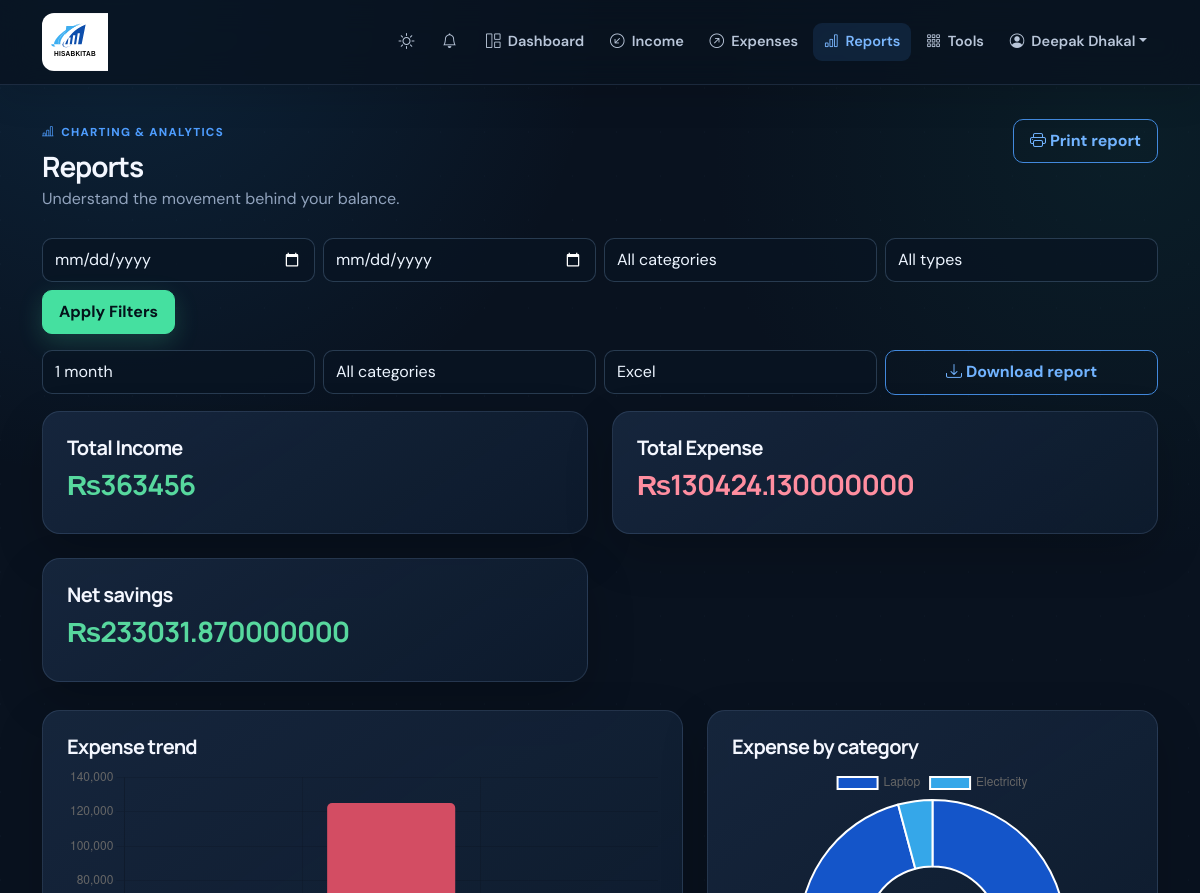
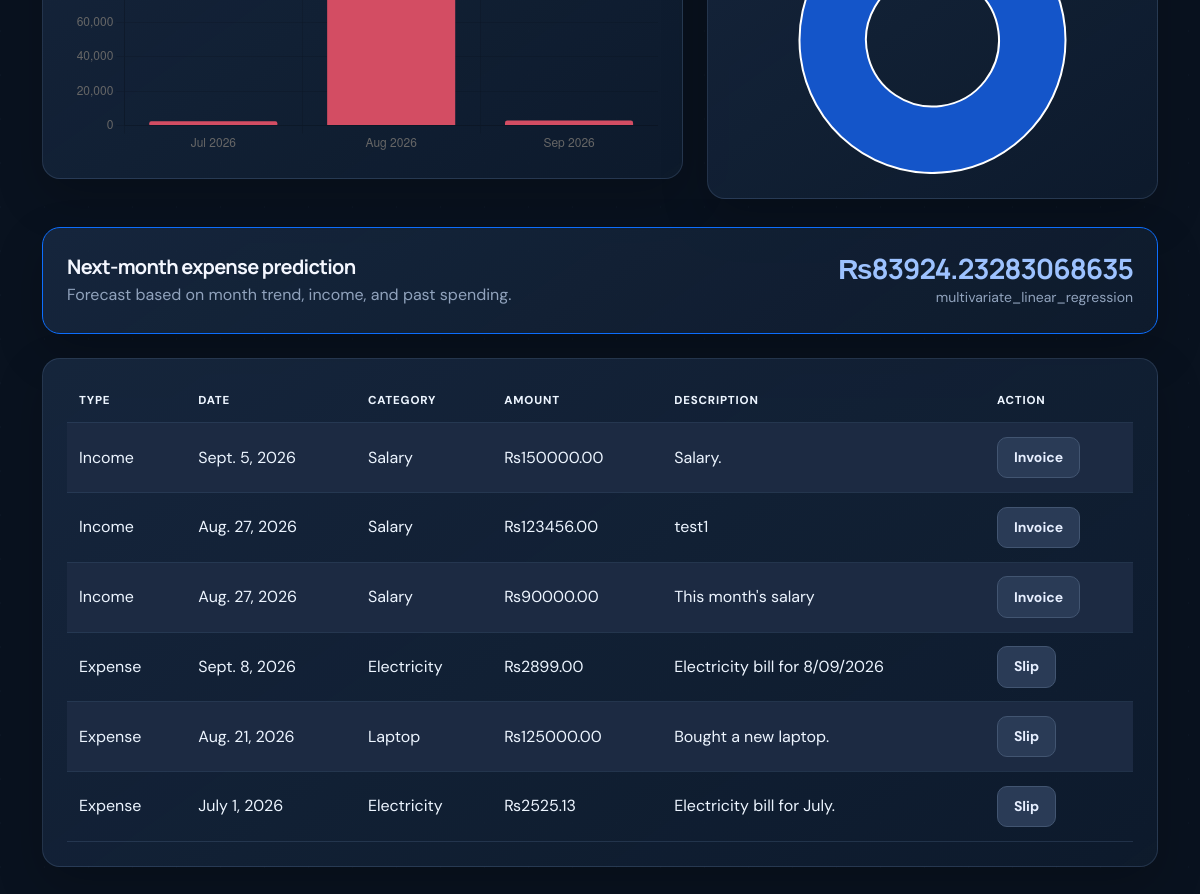
The page /reports/ (signed in) on the database its author committed (2 pictures, top to bottom).
### finance/models.py (models this page shows, shortened)
class User(AbstractUser):
    full_name = models.CharField(max_length=150, blank=True)
    email = models.EmailField(unique=True, validators=[validate_com_email])
    phone_number = models.CharField(max_length=16, unique=True, blank=True, null=True)
    reporting_currency = models.CharField(max_length=10, default='USD')
    profile_picture = models.ImageField(upload_to='profile_pictures/', blank=True)
    onboarding_complete = models.BooleanField(default=False)

class Income(models.Model):
    CURRENCY_CHOICES = (
        ('USD', 'US Dollar'),
        ('AUD', 'Australian Dollar'),
        ('EUR', 'Euro'),
        ('GBP', 'Pound Sterling'),
        ('IC', 'IC'),
        ('NPR', 'Nepalese Rupee'),
    )
    user = models.ForeignKey(User, on_delete=models.CASCADE, related_name='incomes')
    category = models.ForeignKey(Category, on_delete=models.PROTECT, related_name='incomes')
    amount = models.DecimalField(max_digits=10, decimal_places=2)
    currency = models.CharField(max_length=10, choices=CURRENCY_CHOICES, default='USD')
    date = models.DateField()
    description = models.CharField(max_length=255, blank=True)
    account = models.ForeignKey(Account, on_delete=models.SET_NULL, null=True, blank=True, related_name='incomes')
    tags = models.ManyToManyField(TransactionTag, blank=True, related_name='incomes')
    receipt = models.FileField(upload_to='receipts/income/', blank=True)
    created_at = models.DateTimeField(auto_now_add=True)
    updated_at = models.DateTimeField(auto_now=True)
    class Meta:
        ordering = ['-date', '-created_at']
        constraints = [
            models.CheckConstraint(condition=models.Q(amount__gt=0), name='income_amount_positive'),
        ]
    @property
    def currency_symbol(self):
        return {
            'USD': '$',
            'AUD': 'A$',
            'EUR': '€',
            'GBP': '£',
            'IC': 'IC',
            'NPR': '₨',
        }.get(self.currency, self.currency)

class Category(models.Model):
    CATEGORY_TYPES = (
        ('income', 'Income'),
        ('expense', 'Expense'),
    )
    user = models.ForeignKey(User, on_delete=models.CASCADE, related_name='categories')
    name = models.CharField(max_length=100)
    type = models.CharField(max_length=10, choices=CATEGORY_TYPES)
    created_at = models.DateTimeField(auto_now_add=True)
    class Meta:
        ordering = ['name']
        unique_together = ('user', 'name', 'type')

class Expense(models.Model):
    PAYMENT_METHODS = (
        ('Cash', 'Cash'),
        ('Card', 'Card'),
        ('Bank Transfer', 'Bank Transfer'),
        ('Digital Wallet', 'Digital Wallet'),
    )
    CURRENCY_CHOICES = (
        ('USD', 'US Dollar'),
        ('AUD', 'Australian Dollar'),
        ('EUR', 'Euro'),
        ('GBP', 'Pound Sterling'),
        ('IC', 'IC'),
        ('NPR', 'Nepalese Rupee'),
    )
    user = models.ForeignKey(User, on_delete=models.CASCADE, related_name='expenses')
    category = models.ForeignKey(Category, on_delete=models.PROTECT, related_name='expenses')
    amount = models.DecimalField(max_digits=10, decimal_places=2)
    currency = models.CharField(max_length=10, choices=CURRENCY_CHOICES, default='USD')
    date = models.DateField()
    description = models.CharField(max_length=255, blank=True)
    payment_method = models.CharField(max_length=30, choices=PAYMENT_METHODS, blank=True)
    account = models.ForeignKey(Account, on_delete=models.SET_NULL, null=True, blank=True, related_name='expenses')
    tags = models.ManyToManyField(TransactionTag, blank=True, related_name='expenses')
    receipt = models.FileField(upload_to='receipts/expense/', blank=True)
    created_at = models.DateTimeField(auto_now_add=True)
    updated_at = models.DateTimeField(auto_now=True)
    class Meta:
        ordering = ['-date', '-created_at']
        constraints = [
            models.CheckConstraint(condition=models.Q(amount__gt=0), name='expense_amount_positive'),
        ]
    @property
    def currency_symbol(self):
        return {
            'USD': '$',
            'AUD': 'A$',
            'EUR': '€',
            'GBP': '£',
            'IC': 'IC',
            'NPR': '₨',
        }.get(self.currency, self.currency)

### finance/views.py (the view)
# urls.py: path('reports/', views.reports, name='reports'),
@login_required
def reports(request):
    incomes = Income.objects.filter(user=request.user)
    expenses = Expense.objects.filter(user=request.user)
    if request.GET.get('start_date'):
        incomes = incomes.filter(date__gte=request.GET['start_date'])
        expenses = expenses.filter(date__gte=request.GET['start_date'])
    if request.GET.get('end_date'):
        incomes = incomes.filter(date__lte=request.GET['end_date'])
        expenses = expenses.filter(date__lte=request.GET['end_date'])
    if request.GET.get('category'):
        incomes = incomes.filter(category_id=request.GET['category'])
        expenses = expenses.filter(category_id=request.GET['category'])
    if request.GET.get('type'):
        if request.GET['type'] == 'income':
            expenses = Expense.objects.none()
        elif request.GET['type'] == 'expense':
            incomes = Income.objects.none()
    income_total = incomes.aggregate(total=Sum('amount'))['total'] or Decimal('0')
    expense_total = expenses.aggregate(total=Sum('amount'))['total'] or Decimal('0')
    current_currency_symbol = _get_display_currency_symbol([], incomes, expenses)
    expense_prediction = _predict_next_month_expense(request.user)
    monthly_rows = list(expenses.values('date').annotate(total=Sum('amount')).order_by('date'))
    category_rows = list(expenses.values('category__name').annotate(total=Sum('amount')).order_by('-total'))
    return render(request, 'finance/reports.html', {
        'income_total': income_total,
        'expense_total': expense_total,
        'categories': Category.objects.filter(user=request.user),
        'incomes': incomes,
        'expenses': expenses,
        'current_currency_symbol': current_currency_symbol,
        'expense_prediction': expense_prediction,
        'report_net': income_total - expense_total,
        'chart_months': json.dumps([row['date'].strftime('%b %Y') for row in monthly_rows]),
        'chart_expenses': json.dumps([float(row['total']) for row in monthly_rows]),
        'chart_category_labels': json.dumps([row['category__name'] for row in category_rows]),
        'chart_category_values': json.dumps([float(row['total']) for row in category_rows]),
    })

### finance/context_processors.py (called while the page is built)
def notifications(request):
    if not request.user.is_authenticated:
        return {}
    notification_qs = request.user.notifications.filter(is_read=False)
    return {
        'unread_notifications': notification_qs[:5],
        'unread_notification_count': notification_qs.count(),
    }

### finance/views.py (called while the page is built)
def _get_display_currency_symbol(recent_transactions, income_qs, expense_qs):
    for transaction in recent_transactions:
        if hasattr(transaction, 'currency_symbol'):
            return transaction.currency_symbol
    first_income = income_qs.first()
    if first_income is not None:
        return first_income.currency_symbol
    first_expense = expense_qs.first()
    if first_expense is not None:
        return first_expense.currency_symbol
    return '$'

### finance/templates/finance/reports.html (shortened to what this page needs)
{% extends 'finance/base.html' %}
{% block content %}
<div class="page-header d-flex justify-content-between align-items-start gap-3"><div><span class="eyebrow"><i class="bi bi-bar-chart-line"></i> Charting & analytics</span><h1 class="page-title">Reports</h1><p class="page-subtitle">Understand the movement behind your balance.</p></div><button class="btn btn-outline-primary" type="button" onclick="window.print()"><i class="bi bi-printer me-1"></i>Print report</button></div>
<form method="get" class="row g-2 mb-3">
    <div class="col-md-3">
        <input id="reports_start_date" type="date" class="form-control" name="start_date" value="{{ request.GET.start_date }}" placeholder="Start date">
    </div>
    <div class="col-md-3">
        <input id="reports_end_date" type="date" class="form-control" name="end_date" value="{{ request.GET.end_date }}" placeholder="End date">
    </div>
    <div class="col-md-3">
        <select id="reports_category" class="form-select" name="category"><option value="">All categories</option></select>
    </div>
    <div class="col-md-3">
        <select id="reports_type" class="form-select" name="type"><option value="">All types</option><option value="income">Income</option><option value="expense">Expense</option></select>
    </div>
    <div class="col-md-12"><button class="btn btn-primary" type="submit">Apply Filters</button></div>
</form>
<form method="get" action="{% url 'export_transactions' %}" class="row g-2 mb-3 no-print">
    <div class="col-md-3">
        <select id="exp_period" name="period" class="form-select">
            <option value="1">1 month</option>
        </select>
    </div>
    <div class="col-md-3">
        <select id="exp_category" name="category" class="form-select">
            <option value="">All categories</option>
        </select>
    </div>
    <div class="col-md-3">
        <select id="exp_format" name="format" class="form-select">
            <option value="excel">Excel</option>
        </select>
    </div>
    <div class="col-md-3"><button class="btn btn-outline-primary w-100" type="submit"><i class="bi bi-download me-1"></i>Download report</button></div>
</form>
<div class="row g-4">
    <div class="col-md-6"><div class="card shadow-sm p-4"><h5>Total Income</h5><h3 class="text-success">{{ current_currency_symbol }}{{ income_total }}</h3></div></div>
    <div class="col-md-6"><div class="card shadow-sm p-4"><h5>Total Expense</h5><h3 class="text-danger">{{ current_currency_symbol }}{{ expense_total }}</h3></div></div>
    <div class="col-md-6"><div class="card shadow-sm p-4"><h5>Net savings</h5><h3 class="{% if report_net >= 0 %}text-success{% else %}text-danger{% endif %}">{{ current_currency_symbol }}{{ report_net }}</h3></div></div>
</div>
<div class="row g-4 mt-1">
    <div class="col-lg-7"><div class="card p-4"><h5>Expense trend</h5><div class="chart-wrap"><canvas id="reportTrendChart"></canvas></div></div></div>
    <div class="col-lg-5"><div class="card p-4"><h5>Expense by category</h5><div class="chart-wrap"><canvas id="reportCategoryChart"></canvas></div></div></div>
</div>
<div class="row g-4 mt-1">
    <div class="col-12">
        <div class="card shadow-sm p-4 border-primary">
            <div class="d-flex justify-content-between align-items-center flex-wrap gap-2">
                <div>
                    <h5 class="mb-1">Next-month expense prediction</h5>
                    <p class="text-muted mb-0">{{ expense_prediction.message }}</p>
                </div>
                <div class="text-end">
                    <h3 class="text-primary mb-0">{{ current_currency_symbol }}{{ expense_prediction.predicted_amount }}</h3>
                    <small class="text-muted">{{ expense_prediction.model_type }}</small>
                </div>
            </div>
        </div>
    </div>
</div>
<div class="card shadow-sm p-4 mt-4">
    <table class="table table-striped">
        <thead><tr><th>Type</th><th>Date</th><th>Category</th><th>Amount</th><th>Description</th><th class="no-print">Action</th></tr></thead>
        <tbody>
            {% for income in incomes %}<tr><td>Income</td><td>{{ income.date }}</td><td>{{ income.category.name }}</td><td>{{ income.currency_symbol }}{{ income.amount }}</td><td>{{ income.description }}</td><td class="no-print"><a href="{% url 'invoice' 'income' income.pk %}" class="btn btn-sm btn-light">Invoice</a></td></tr>{% endfor %}
            {% for expense in expenses %}<tr><td>Expense</td><td>{{ expense.date }}</td><td>{{ expense.category.name }}</td><td>{{ expense.currency_symbol }}{{ expense.amount }}</td><td>{{ expense.description }}</td><td class="no-print"><a href="{% url 'transaction_slip' 'expense' expense.pk %}" class="btn btn-sm btn-light">Slip</a></td></tr>{% endfor %}
        </tbody>
    </table>
</div>
<script>
const reportData = (id) => JSON.parse(document.getElementById(id).textContent || '[]');
if (window.Chart) {
    new Chart(document.getElementById('reportTrendChart'), {type: 'bar', data: {labels: reportData('report-months'), datasets: [{label: 'Expenses', data: reportData('report-expenses'), backgroundColor: '#d34d63', borderRadius: 5}]}, options: {responsive: true, maintainAspectRatio: false, plugins: {legend: {display: false}}, scales: {y: {beginAtZero: true}}}});
    new Chart(document.getElementById('reportCategoryChart'), {type: 'doughnut', data: {labels: reportData('report-category-labels'), datasets: [{data: reportData('report-category-values'), backgroundColor: ['#1455c9','#35a7e9','#16865b','#ffbd38','#d34d63','#8c6de9']}]}, options: {responsive: true, maintainAspectRatio: false}});
}
</script>
{% endblock %}

### finance/templates/finance/base.html (shortened to what this page needs)
<!DOCTYPE html>
{% load static %}
<html lang="en">
<head>
    <link href="https://cdn.jsdelivr.net/npm/bootstrap@5.3.3/dist/css/bootstrap.min.css" rel="stylesheet">
    <link href="https://cdn.jsdelivr.net/npm/bootstrap-icons@1.11.3/font/bootstrap-icons.min.css" rel="stylesheet">
    <link href="{% static 'css/app.css' %}?v=5" rel="stylesheet">
</head>
<body class="{% block body_class %}{% endblock %}">
<nav class="navbar navbar-expand-lg site-nav">
    <div class="container">
        <a class="navbar-brand d-flex align-items-center" href="{% url 'dashboard' %}">
            <img src="{% static 'img/logo.svg' %}?v=2" alt="HisabKitab" class="brand-logo"/>
        </a>
        <div class="collapse navbar-collapse" id="navbarNav">
            <ul class="navbar-nav ms-auto align-items-lg-center gap-lg-1">
                <li class="nav-item"><button class="theme-toggle" type="button" data-theme-toggle aria-label="Switch color theme" title="Switch color theme"></button></li>
                {% if user.is_authenticated %}
                <li class="nav-item dropdown"><a class="nav-link position-relative" href="#" role="button" data-bs-toggle="dropdown" aria-label="Notifications"><i class="bi bi-bell"></i></a></li>
                <li class="nav-item" data-tour="dashboard"><a class="nav-link {% if request.resolver_match.url_name == 'dashboard' %}active{% endif %}" href="{% url 'dashboard' %}"><i class="bi bi-grid-1x2"></i> Dashboard</a></li>
                <li class="nav-item"><a class="nav-link {% if request.resolver_match.url_name == 'income_list' %}active{% endif %}" href="{% url 'income_list' %}"><i class="bi bi-arrow-down-left-circle"></i> Income</a></li>
                <li class="nav-item"><a class="nav-link {% if request.resolver_match.url_name == 'expense_list' %}active{% endif %}" href="{% url 'expense_list' %}"><i class="bi bi-arrow-up-right-circle"></i> Expenses</a></li>
                <li class="nav-item"><a class="nav-link {% if request.resolver_match.url_name == 'reports' %}active{% endif %}" href="{% url 'reports' %}"><i class="bi bi-bar-chart"></i> Reports</a></li>
                <li class="nav-item"><a class="nav-link {% if request.resolver_match.url_name == 'financial_tools' %}active{% endif %}" href="{% url 'financial_tools' %}"><i class="bi bi-grid-3x3-gap"></i> Tools</a></li>
                <li class="nav-item dropdown"><a class="nav-link dropdown-toggle" href="#" role="button" data-bs-toggle="dropdown"><i class="bi bi-person-circle"></i> {{ user.full_name|default:user.username }}</a></li>
                {% else %}<li class="nav-item"><a class="nav-link" href="{% url 'login' %}">Login</a></li><li class="nav-item"><a class="btn btn-primary btn-sm px-3 ms-lg-2" href="{% url 'register' %}">Get started</a></li>{% endif %}</ul>
        </div>
    </div>
</nav>
<main class="container app-content">
    {% block content %}{% endblock %}
</main>
</body>
</html>

### rows shown on the page
User: full_name "Deepak Dhakal"
Income: date "Sept. 5, 2026", category.name "Salary", currency_symbol "₨", amount "150000.00", description "Salary."
Income: date "Aug. 27, 2026", category.name "Salary", currency_symbol "₨", amount "123456.00", description "test1"
Income: date "Aug. 27, 2026", category.name "Salary", currency_symbol "₨", amount "90000.00", description "This month's salary"
Expense: date "Sept. 8, 2026", category.name "Electricity", currency_symbol "₨", amount "2899.00", description "Electricity bill for 8/09/2026"
Expense: date "Aug. 21, 2026", category.name "Laptop", currency_symbol "₨", amount "125000.00", description "Bought a new laptop."
Expense: date "July 1, 2026", category.name "Electricity", currency_symbol "₨", amount "2525.13", description "Electricity bill for July."

### other values the page prints
{{ current_currency_symbol }} "₨"
{{ income_total }} "363456"
{{ expense_total }} "130424.130000000"
{{ report_net }} "233031.870000000"
{{ expense_prediction.message }} "Forecast based on month trend, income, and past spending."
{{ expense_prediction.predicted_amount }} "83924.23283068635"
{{ expense_prediction.model_type }} "multivariate_linear_regression"
